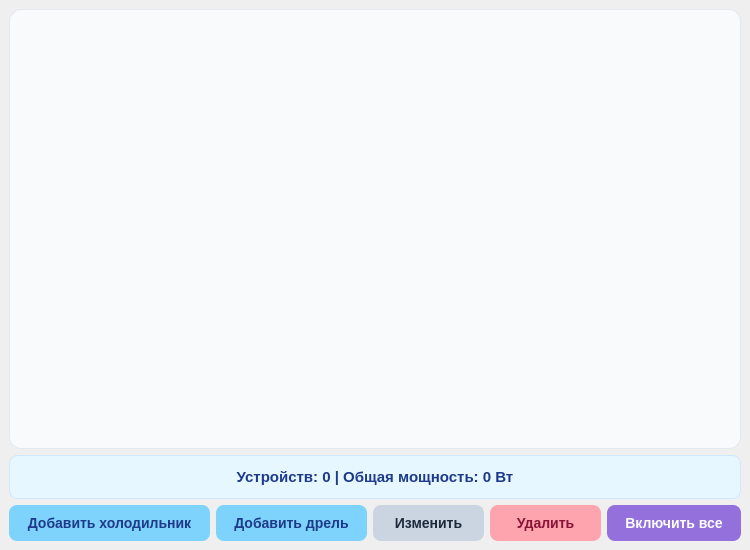
<?xml version="1.0" encoding="UTF-8"?>
<ui version="4.0">
<class>MainWindow</class>
<widget class="QMainWindow" name="MainWindow">
<property name="geometry"><rect><x>0</x><y>0</y><width>750</width><height>550</height></rect></property>
<property name="windowTitle"><string>Управление электроприборами</string></property>
<widget class="QWidget" name="centralwidget">
 <layout class="QVBoxLayout" name="verticalLayout">
  <item><widget class="QListWidget" name="deviceListWidget">
   <property name="styleSheet"><string notr="true">
    QListWidget {
      background: #f8fafc;
      border: 1px solid #e2e8f0;
      border-radius: 12px;
      padding: 5px;
    }
    QListWidget::item {
      padding: 8px;
      border-bottom: 1px solid #e2e8f0;
      background: white;
      margin: 2px;
      border-radius: 6px;
    }
    QListWidget::item:hover {
      background: #f0f9ff;
    }
    QListWidget::item:selected {
      background: #7dd3fc;
      color: #1e3a8a;
      border-radius: 6px;
    }</string></property>
  </widget></item>

  <item><widget class="QLabel" name="totalPowerLabel">
   <property name="text"><string>Устройств: 0 | Общая мощность: 0 Вт</string></property>
   <property name="alignment"><set>Qt::AlignCenter</set></property>
   <property name="styleSheet"><string notr="true">
    QLabel {
      font: bold 15px;
      color: #1e3a8a;
      background: #e6f7ff;
      border-radius: 8px;
      padding: 12px;
      border: 1px solid #cfe7ff;
    }</string></property>
  </widget></item>

  <item><layout class="QHBoxLayout" name="horizontalLayout">
   <item><widget class="QPushButton" name="addFridgeButton">
    <property name="text"><string>Добавить холодильник</string></property>
    <property name="styleSheet"><string notr="true">
     QPushButton {
       background: #7dd3fc;
       color: #1e3a8a;
       border: none;
       border-radius: 8px;
       padding: 10px 18px;
       font: bold 14px;
     }
     QPushButton:hover { background: #38bdf8; }
     QPushButton:pressed { background: #0ea5e9; }</string></property>
   </widget></item>

   <item><widget class="QPushButton" name="addDrillButton">
    <property name="text"><string>Добавить дрель</string></property>
    <property name="styleSheet"><string notr="true">
     QPushButton {
       background: #7dd3fc;
       color: #1e3a8a;
       border: none;
       border-radius: 8px;
       padding: 10px 18px;
       font: bold 14px;
     }
     QPushButton:hover { background: #38bdf8; }
     QPushButton:pressed { background: #0ea5e9; }</string></property>
   </widget></item>

   <item><widget class="QPushButton" name="editButton">
    <property name="text"><string>Изменить</string></property>
    <property name="styleSheet"><string notr="true">
     QPushButton {
       background: #cbd5e1;
       color: #1e293b;
       border: none;
       border-radius: 8px;
       padding: 10px 18px;
       font: bold 14px;
     }
     QPushButton:hover { background: #94a3b8; }
     QPushButton:pressed { background: #64748b; }
     QPushButton:disabled { background: #e2e8f0; }</string></property>
   </widget></item>

   <item><widget class="QPushButton" name="deleteButton">
    <property name="text"><string>Удалить</string></property>
    <property name="styleSheet"><string notr="true">
     QPushButton {
       background: #fda4af;
       color: #881337;
       border: none;
       border-radius: 8px;
       padding: 10px 18px;
       font: bold 14px;
     }
     QPushButton:hover { background: #fb7185; }
     QPushButton:pressed { background: #f43f5e; }
     QPushButton:disabled { background: #e2e8f0; }</string></property>
   </widget></item>

   <item><widget class="QPushButton" name="turnOnAllButton">
    <property name="text"><string>Включить все</string></property>
    <property name="styleSheet"><string notr="true">
     QPushButton {
       background: #9370DB;  <!-- Основной цвет -->
       color: white;
       border: none;
       border-radius: 8px;
       padding: 10px 18px;
       font: bold 14px;
     }
     QPushButton:hover {
       background: #7B68EE;  <!-- При наведении -->
     }
     QPushButton:pressed {
       background: #6A5ACD;  <!-- При нажатии -->
     }</string></property>
   </widget></item>
  </layout></item>
 </layout>
</widget>
</widget>
<resources/>
<connections/>
</ui>
